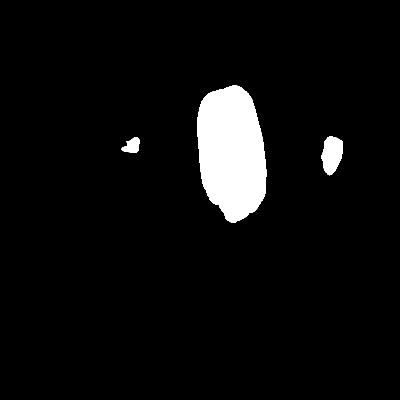
#> input picture segmentation/realimage/1088_ypred.png, 400 x 400 px, given in place of 1_ypred.png, which was not available
$ python image_process.py
#> lines starting #> are read from the running program, lines starting #| are printed output that depends on the picture; pictures that were not available may be replaced by others from this repository, and a replacement may not be noted
from __future__ import division, print_function
from cv2 import cv2
import numpy as np

import numpy as np # linear algebra
import pandas as pd # data processing, CSV file I/O (e.g. pd.read_csv)

# [11 lines of commented-out code are left out]


import numpy as np
from PIL import Image
import os
from itertools import chain
import csv

def rle_encoding(x):
    '''
    x: numpy array of shape (height, width), 1 - mask, 0 - background
    Returns run length as list
    '''
    dots = np.where(x.T.flatten()==1)[0] # .T sets Fortran order down-then-right
    run_lengths = []
    prev = -2
    for b in dots:
        if (b>prev+1): run_lengths.extend((b+1, 0))
        run_lengths[-1] += 1
        prev = b
    return run_lengths


def run_length(label):
    x = label.transpose().flatten()
    y = np.where(x>0.5)[0]
    if len(y)<10:# consider as empty
        return []
    z = np.where(np.diff(y)>1)[0]
    start = np.insert(y[z+1],0,y[0])
    end = np.append(y[z],y[-1])
    leng = end - start
    res = [[s+1,l+1] for s,l in zip(list(start),list(leng))]
    res = list(chain.from_iterable(res))
    return res


if __name__ == '__main__':
    input_path = './realimage/'
    # [18 lines of commented-out code are left out]

    targ = ((10, 10), (90, 90))

    for i in range(1, 5509):
        img = cv2.imread('./realimage/'+str(i)+'_ypred.png', 0)
#> img is the input picture: shape (400, 400); min 0, max 255, mean 13.2
        # print(img.shape)
        img = np.pad(img, targ, mode='constant', constant_values=0)
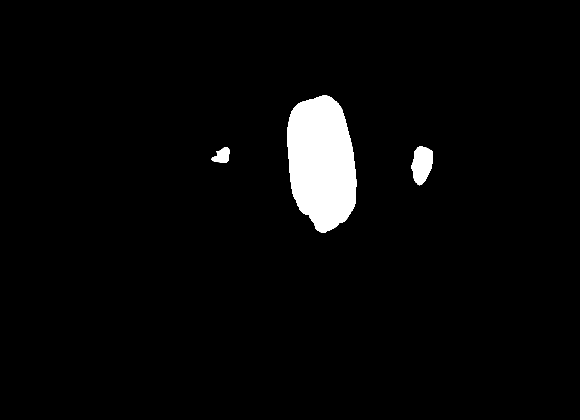
#> img: shape (420, 580); min 0, max 255, mean 8.7
        # [5 lines of commented-out code are left out]
        mask_rle = run_length(img)
#> in run_length, `y = np.where(x>0.5)[0]`: y = 8321 values from 88778 to 181603
#> in run_length, `z = np.where(np.diff(y)>1)[0]`: z = 111 values from 1 to 8307
#> in run_length, `start = np.insert(y[z+1],0,y[0])`: start = 112 values from 88778 to 181591
#> in run_length, `end = np.append(y[z],y[-1])`: end = 112 values from 88779 to 181603
#> in run_length, `leng = end - start`: leng = 112 values, max 137 at index 55, min 1 at index 0, mean 73.29
#> in run_length, `res = [[s+1,l+1] for s,l in zip(list(start),list(leng))]`: res = 112 pairs, first value 88779 to 181592, second value 2 to 138
#> in run_length, `res = list(chain.from_iterable(res))`: res = 224 values, max 181592 at index 222, min 2 at index 1, mean 67926.2
#> mask_rle has the same summary as res in run_length
        print(str(mask_rle).replace(',', '').replace('[', '').replace(']', ''))
#> (printed output is left out)
        mask_rle = str(mask_rle).replace(',', '').replace('[', '').replace(']', '')
        with open('submission.csv', 'a', newline='') as file:
            writer = csv.writer(file)
            writer.writerow([i, mask_rle])
#> pass 2 of the loop `for i in range(1, 5509):`:
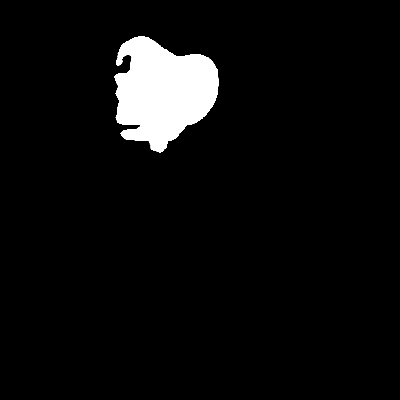
#> input picture segmentation/realimage/1221_ypred.png, 400 x 400 px, given in place of 2_ypred.png, which was not available
#> img is the input picture: shape (400, 400); min 0, max 255, mean 13.2
#> `img = np.pad(img, targ, mode='constant', constant_values=0)`:
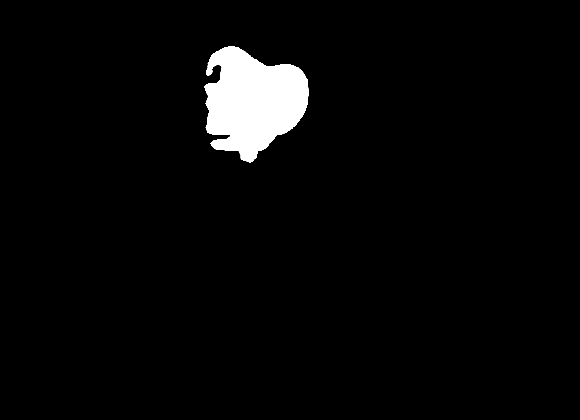
#> img: shape (420, 580); min 0, max 255, mean 8.7
#> mask_rle = 296 values, max 129448 at index 294, min 1 at index 5, mean 51318.9
#> (printed output is left out)
#> (the run stopped early here; a loop or call above may not have finished)
